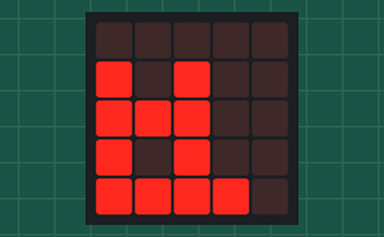
A program run on a simulated BBC micro:bit running MicroPython. Parts: the board's 5×5 LED display. Dim RGB values are drawn brighter than linear.

Above: at 0.05 s.
At 0.65 s:
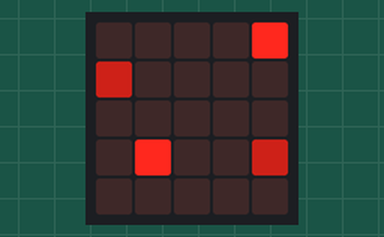
At 1.35 s:
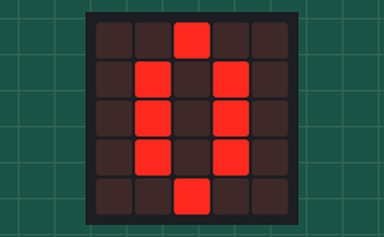
At 2.2 s:
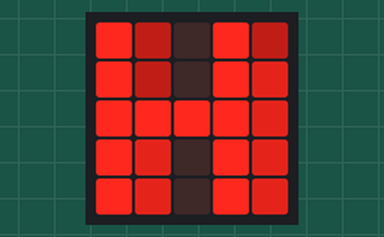
At 3.15 s:
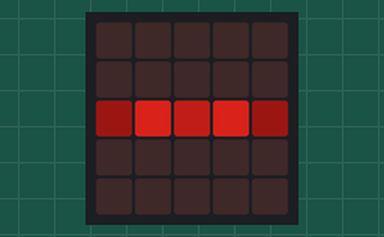
At 4.15 s:
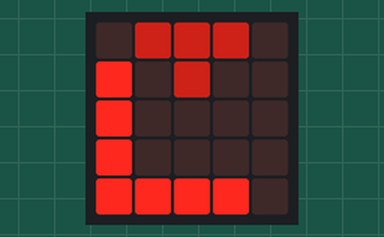

Measured:
- by itself, everything shown: repeats every 3.7 s, in 22 steps
- what the display in image 3 shows lasts 0.7 s, from 2.1 s to 2.8 s

The program:

animation.py
```python
from microbit import *

#set up the animation

f1 = Image("00000:90900:99900:90900:99990")
f2 = Image("00900:90900:90900:90400:99990")
f3 = Image("00900:90900:94440:90400:99990")
f4 = Image("00900:94440:90400:90000:99990")
f5 = Image("04440:90400:90000:90000:99990")
f6 = Image("00400:90000:90000:90000:99990")
f7 = Image("00009:40000:00000:09004:00000")
f8 = Image("00009:90000:00000:04009:00000")
f9 = Image("00004:40000:00000:04009:00000")

f10 = Image("00900:09090:09090:09090:00900")
f11 = Image("00990:00990:00990:00990:09900")
f12 = Image("00949:00949:09449:94490:44900")
f13 = Image("93093:93096:99996:96096:96096")

f14 = Image("00000:00000:00900:00000:00000")
f15 = Image("00000:00000:01810:00000:00000")
f16 = Image("00000:00000:13531:00000:00000")
f17 = Image("00000:00000:15351:00000:00000")
f175 = Image("00000:00000:23132:00000:00000")
f18 = Image("00000:00000:00000:00000:00000")

rb = Image("00000:00000:00000:00000:00900")
rsb = Image("00000:00000:00000:00900:00000")
rm = Image("00000:00000:00900:00000:00000")
rst = Image("00000:00900:00000:00000:00000")
rt = Image("00900:00000:00000:00000:00000")

frames = [f1,f2,f3,f4,f5,f6,f7,f8 + rb,f9 + rsb,f8 + rm,f9 + rst,f7 + rt,f10,f10,f10,f11,f11,f11,f12,f12,f12,f13,f13,f13,f13,f13,f13,f13,f14,f15,f16,f17,f175,f18,f18,f18,f18]

#code for running the animation

fcounter = 0

while True:
    display.show(frames[fcounter])
    sleep(100)
    fcounter = (fcounter + 1) % len(frames)
```
